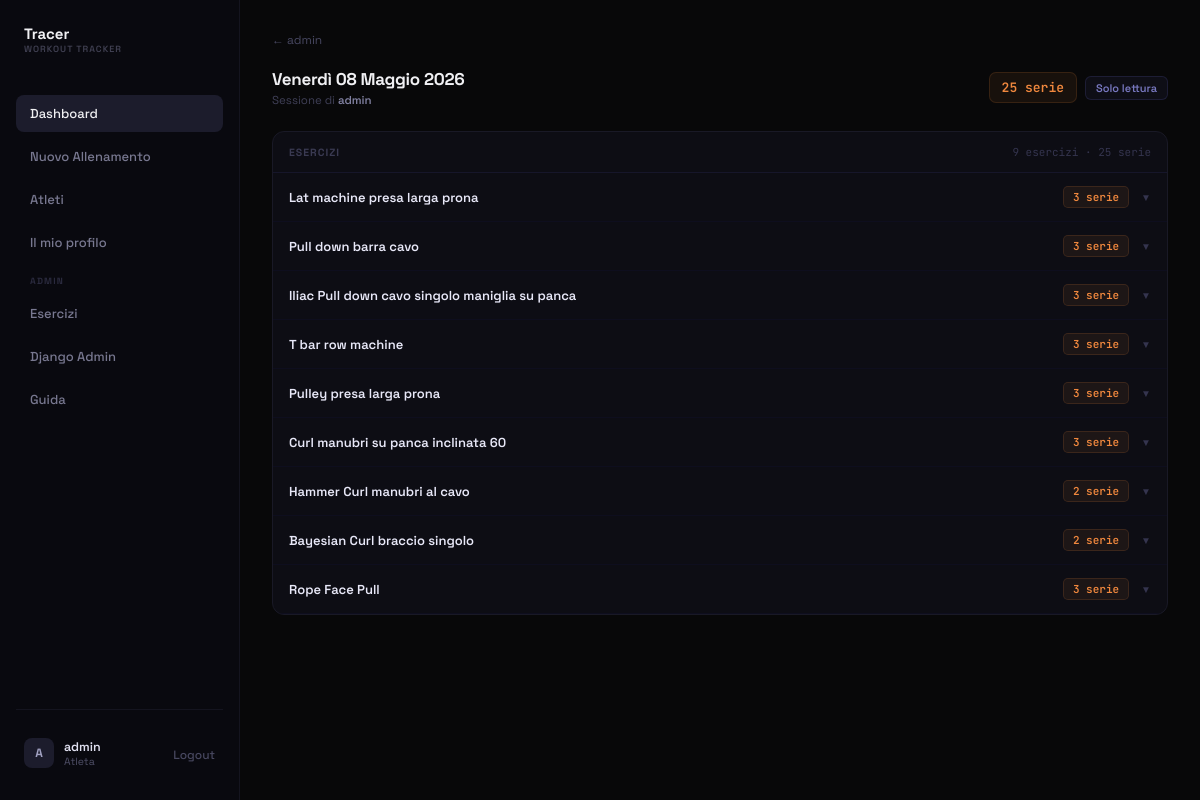
/users/admin/session/5/ (signed in), run on the app's committed database.
### tracker/models.py (models this page shows, shortened)
class WorkoutSession(models.Model):
    utente = models.ForeignKey(User, on_delete=models.CASCADE, related_name='workout_sessions')
    data = models.DateField(default=timezone.now)
    note = models.TextField(blank=True, null=True)
    class Meta:
        ordering = ['-data'] # Ordina dalla più recente alla più vecchia

class Exercise(models.Model):
    nome = models.CharField(max_length=100)
    tipologia = models.CharField(max_length=120, blank=True, default='')
    tags = models.ManyToManyField(Tag, related_name='exercises')

### tracker/views.py (the view)
# urls.py: path('users/<str:username>/session/<int:session_id>/', views.session_view, name='session_view'),
@login_required
def session_view(request, username, session_id):
    target_user = get_object_or_404(User, username=username)
    profile, _ = UserProfile.objects.get_or_create(user=target_user)
    is_own = request.user == target_user
    can_view = is_own or request.user.is_superuser or profile.is_public
    if not can_view:
        return redirect('user_profile', username=username)
    session = get_object_or_404(WorkoutSession, id=session_id, utente=target_user)
    all_sets = list(session.sets.select_related('exercise').prefetch_related('muscles').order_by('order', 'id'))
    exercise_groups = []
    for _, grp in groupby(all_sets, key=lambda s: s.exercise_id):
        grp_list = list(grp)
        exercise_groups.append({
            'exercise': grp_list[0].exercise,
            'sets': grp_list,
            'count': len(grp_list),
        })
    return render(request, 'tracker/session_view.html', {
        'target_user': target_user,
        'session': session,
        'exercise_groups': exercise_groups,
    })

### tracker/templates/tracker/session_view.html (shortened to what this page needs)
{% extends 'tracker/base.html' %}
{% block content %}
<div class="page-container">
    <a href="{% url 'user_profile' target_user.username %}" style="display: inline-flex; align-items: center; gap: 6px; font-size: 12px; color: #484862; text-decoration: none; margin-bottom: 20px; transition: color .12s;" onmouseover="this.style.color='#8080a0'" onmouseout="this.style.color='#484862'">
        ← {{ target_user.username }}
    </a>
    <div style="display: flex; align-items: center; gap: 14px; margin-bottom: 24px; flex-wrap: wrap;">
        <div>
            <h1 style="font-size: 17px; font-weight: 700; color: #f0f0f3; letter-spacing: -0.3px; margin: 0 0 3px;">
                {{ session.data|date:"l d F Y" }}
            </h1>
            <div style="font-size: 11.5px; color: #404058;">Sessione di <span style="color: #8080a0; font-weight: 600;">{{ target_user.username }}</span></div>
        </div>
        <div style="margin-left: auto; display: flex; align-items: center; gap: 8px;">
            <div style="padding: 6px 12px; background: rgba(240,136,62,.07); border: 1px solid rgba(240,136,62,.14); border-radius: 7px; font-size: 13px; color: #f0883e; font-weight: 600; font-family: 'JetBrains Mono', monospace;">
                {{ session.sets.count }} serie
            </div>
            <span style="padding: 4px 10px; background: rgba(96,96,200,.07); border: 1px solid rgba(96,96,200,.18); border-radius: 6px; font-size: 11px; color: #7878c0; font-weight: 600;">Solo lettura</span>
        </div>
    </div>
    {% if exercise_groups %}
    <div class="tracer-card" style="overflow: hidden;">
        <div style="padding: 13px 16px; border-bottom: 1px solid #16162a; display: flex; justify-content: space-between; align-items: center;">
            <div style="font-size: 10.5px; font-weight: 700; color: #3a3a52; text-transform: uppercase; letter-spacing: 1px;">Esercizi</div>
            <div style="font-size: 11px; color: #34344e; font-family: 'JetBrains Mono', monospace;">{{ exercise_groups|length }} esercizi · {{ session.sets.count }} serie</div>
        </div>
        {% for group in exercise_groups %}
        <div style="border-bottom: 1px solid #0e0e1e;">
            <div onclick="toggleGroup({{ forloop.counter }})" style="padding: 13px 16px; display: flex; align-items: center; gap: 12px; cursor: pointer; transition: background .12s;" onmouseover="this.style.background='#0f0f1c'" onmouseout="this.style.background='transparent'">
                <div style="flex: 1;">
                    <div style="font-size: 13px; font-weight: 600; color: #e8e8f8;">{{ group.exercise.nome }}</div>
                </div>
                <span style="padding: 3px 9px; background: rgba(240,136,62,.07); border: 1px solid rgba(240,136,62,.14); border-radius: 5px; font-size: 11px; color: #f0883e; font-weight: 600; font-family: 'JetBrains Mono', monospace; white-space: nowrap;">{{ group.count }} serie</span>
                <span id="chevron-{{ forloop.counter }}" style="font-size: 10px; color: #34344e; transition: transform .15s;">▼</span>
            </div>
        </div>
        {% endfor %}
    </div>
    {% else %}
    <div style="background: #0d0d14; border: 1px dashed #1c1c2e; border-radius: 12px; padding: 52px 24px; text-align: center;">
        <div style="font-size: 13.5px; color: #2c2c44; font-weight: 500;">Nessuna serie registrata in questa sessione</div>
    </div>
    {% endif %}
</div>
{% endblock %}

### tracker/templates/tracker/base.html (shortened to what this page needs)
{% load static %}
<!DOCTYPE html>
<html lang="it">
<head>
    <link rel="stylesheet" href="{% static 'tracker/style.css' %}">
    <link rel="stylesheet" href="https://cdn.jsdelivr.net/npm/driver.js@1.0.1/dist/driver.css"/>
</head>
<body>
    <div id="root" class="app-layout">
        {% if user.is_authenticated %}
        <div class="sidebar">
            <a href="{% url 'dashboard' %}" class="logo-container" style="display: flex; align-items: center; gap: 10px; margin-bottom: 40px; padding: 0 8px; text-decoration: none; cursor: pointer;">
                <div>
                    <div style="font-size: 15px; font-weight: 700; color: #f0f0f3;">Tracer</div>
                    <div style="font-size: 9px; color: #404052; font-weight: 600; letter-spacing: 1px;">WORKOUT TRACKER</div>
                </div>
            </a>
            <div class="menu-container" style="display: flex; flex-direction: column; gap: 6px; flex: 1;">
                <a href="{% url 'dashboard' %}" style="display: flex; align-items: center; gap: 12px; padding: 10px 14px; border-radius: 8px; color: #f0f0f3; background: #1c1c2c; font-size: 13px; font-weight: 500; transition: all .15s;">
                    <span class="menu-text">Dashboard</span>
                </a>
                <a href="{% url 'create_session' %}" style="display: flex; align-items: center; gap: 12px; padding: 10px 14px; border-radius: 8px; color: #787890; font-size: 13px; font-weight: 500; transition: all .15s;" onmouseover="this.style.background='#1c1c2c';this.style.color='#f0f0f3'" onmouseout="this.style.background='transparent';this.style.color='#787890'">
                    <span class="menu-text">Nuovo Allenamento</span>
                </a>
                <a href="{% url 'user_list' %}" style="display: flex; align-items: center; gap: 12px; padding: 10px 14px; border-radius: 8px; color: #787890; font-size: 13px; font-weight: 500; transition: all .15s;" onmouseover="this.style.background='#1c1c2c';this.style.color='#f0f0f3'" onmouseout="this.style.background='transparent';this.style.color='#787890'">
                    <span class="menu-text">Atleti</span>
                </a>
                <a href="{% url 'user_profile' user.username %}" style="display: flex; align-items: center; gap: 12px; padding: 10px 14px; border-radius: 8px; color: #787890; font-size: 13px; font-weight: 500; transition: all .15s;" onmouseover="this.style.background='#1c1c2c';this.style.color='#f0f0f3'" onmouseout="this.style.background='transparent';this.style.color='#787890'">
                    <span class="menu-text">Il mio profilo</span>
                </a>
                {% if user.is_superuser %}
                <div style="font-size: 9px; font-weight: 700; color: #2a2a3e; text-transform: uppercase; letter-spacing: 1.2px; padding: 8px 14px 2px;">Admin</div>
                <a href="{% url 'exercises_list' %}" style="display: flex; align-items: center; gap: 12px; padding: 10px 14px; border-radius: 8px; color: #787890; font-size: 13px; font-weight: 500; transition: all .15s;" onmouseover="this.style.background='#1c1c2c';this.style.color='#f0f0f3'" onmouseout="this.style.background='transparent';this.style.color='#787890'">
                    <span class="menu-text">Esercizi</span>
                </a>
                <a href="/admin/" style="display: flex; align-items: center; gap: 12px; padding: 10px 14px; border-radius: 8px; color: #787890; font-size: 13px; font-weight: 500; transition: all .15s;" onmouseover="this.style.background='#1c1c2c';this.style.color='#f0f0f3'" onmouseout="this.style.background='transparent';this.style.color='#787890'">
                    <span class="menu-text">Django Admin</span>
                </a>
                {% endif %}
                <button id="tour-menu-btn" onclick="if(typeof startTour !== 'undefined') startTour(); else window.location.href='{% url 'dashboard' %}?tour=1';" style="display: flex; align-items: center; gap: 12px; padding: 10px 14px; border-radius: 8px; color: #787890; font-size: 13px; font-weight: 500; transition: all .15s; background: transparent; border: none; width: 100%; text-align: left; cursor: pointer; font-family: inherit;" onmouseover="this.style.background='#1c1c2c'; this.style.color='#f0f0f3'" onmouseout="this.style.background='transparent'; this.style.color='#787890'">
                    <span class="menu-text">Guida</span>
                </button>
            </div>
            <div class="user-info-container" style="border-top: 1px solid #14141f; padding-top: 20px; margin-top: auto;">
                <div style="display: flex; align-items: center; justify-content: space-between; padding: 8px;">
                    <div style="display: flex; align-items: center; gap: 10px;">
                        <div style="width: 30px; height: 30px; border-radius: 8px; background: #1c1c2c; display: flex; align-items: center; justify-content: center; font-size: 12px; font-weight: 700; color: #a0a0c0;">
                            {{ user.username|make_list|first|upper }}
                        </div>
                        <div>
                            <div style="font-size: 12.5px; font-weight: 600; color: #e0e0f0;">{{ user.username }}</div>
                            <div style="font-size: 10.5px; color: #505068;">Atleta</div>
                        </div>
                    </div>
                    <form action="{% url 'logout' %}" method="post" style="display:inline;">
                        <button type="submit" title="Logout" style="background: transparent; border: none; color: #484860; cursor: pointer; transition: color .15s; font-size: 12px; font-weight: 500;">
                            Logout
                        </button>
                    </form>
                </div>
            </div>
        </div>
        {% endif %}
        <main class="main-content">
            {% block content %}{% endblock %}
        </main>
    </div>
</body>
</html>

### tracker/static/tracker/style.css (style rules this page uses)
*, *::before, *::after { box-sizing: border-box; margin: 0; padding: 0; }
html, body { height: 100%; overflow: hidden; }
body { font-family: 'Space Grotesk', system-ui, sans-serif; background: #080809; color: #f0f0f3; -webkit-font-smoothing: antialiased; color-scheme: dark; }
#root { height: 100%; display: flex; }
button { cursor: pointer; font-family: 'Space Grotesk', system-ui, sans-serif; }
.tracer-card { background: #0d0d14; border: 1px solid #191926; border-radius: 12px; }
a { text-decoration: none; }
.app-layout { display: flex; height: 100vh; }
.sidebar { width: 240px; background: #09090f; border-right: 1px solid #14141f; display: flex; flex-direction: column; padding: 24px 16px; }
.main-content { flex: 1; overflow-y: auto; display: flex; flex-direction: column; }
.page-container { flex: 1; overflow: auto; padding: 28px 32px; }

### data on the page
WorkoutSession: data "Venerdì 08 Maggio 2026", sets.count "25"
Exercise: exercise.nome "Lat machine presa larga prona", count "3"
Exercise: exercise.nome "Pull down barra cavo", count "3"
Exercise: exercise.nome "Iliac Pull down cavo singolo maniglia su panca", count "3"
Exercise: exercise.nome "T bar row machine", count "3"
Exercise: exercise.nome "Pulley presa larga prona", count "3"
Exercise: exercise.nome "Curl manubri su panca inclinata 60", count "3"
Exercise: exercise.nome "Hammer Curl manubri al cavo", count "2"
Exercise: exercise.nome "Bayesian Curl braccio singolo", count "2"
Exercise: exercise.nome "Rope Face Pull", count "3"

### other printed values
{{ user.username|make_list|first|upper }} "A"
{{ user.username }} "admin"
{{ target_user.username }} "admin"
{{ exercise_groups|length }} "9"
